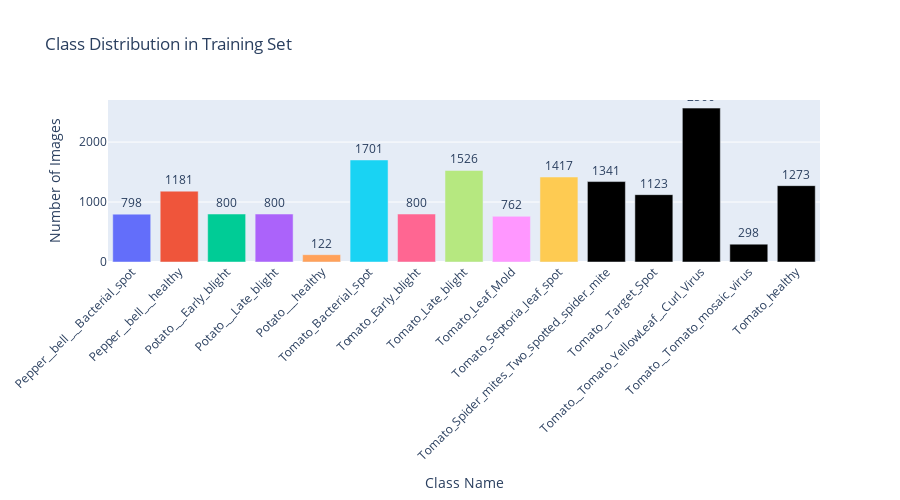

Notebook code for this chart:
### Code cell
# Plot Class Distribution
print("Generating class distribution plot...")
# Get class counts
# train_dataset.targets contains the class index for each sample in the dataset
if hasattr(train_dataset, 'targets') and train_dataset.targets:
    class_counts = collections.Counter(train_dataset.targets)
    
    # Prepare data for plotly bar chart
    # Sort by class index to ensure order matches class_names
    sorted_class_indices = sorted(class_counts.keys())
    
    names_for_plot = [class_names[i] for i in sorted_class_indices]
    counts_for_plot = [class_counts[i] for i in sorted_class_indices]

    dist_fig = go.Figure(go.Bar(
        x=names_for_plot,
        y=counts_for_plot,
        text=counts_for_plot,
        textposition='outside', # Show count values outside the bars
        marker_color=px.colors.qualitative.Plotly # Use a default Plotly color sequence
    ))
    dist_fig.update_layout(
        title_text='Class Distribution in Training Set',
        xaxis_title='Class Name',
        yaxis_title='Number of Images',
        xaxis_tickangle=-45,
        height=500,
        margin=dict(b=150) # Increase bottom margin if class names are long
    )
    dist_fig.show()
else:
    print("Could not plot class distribution: train_dataset.targets is empty or not available.")

### Figure 1 — Plotly figure (JSON) as saved in the notebook; plotly's stock layout.template omitted (floating-point values rounded to 4 significant figures)
{"data": [{"marker": {"color": ["#636EFA", "#EF553B", "#00CC96", "#AB63FA", "#FFA15A", "#19D3F3", "#FF6692", "#B6E880", "#FF97FF", "#FECB52"]}, "text": ["798", "1181", "800", "800", "122", "1701", "800", "1526", "762", "1417", "1341", "1123", "2566", "298", "1273"], "textposition": "outside", "type": "bar", "x": ["Pepper__bell___Bacterial_spot", "Pepper__bell___healthy", "Potato___Early_blight", "Potato___Late_blight", "Potato___healthy", "Tomato_Bacterial_spot", "Tomato_Early_blight", "Tomato_Late_blight", "Tomato_Leaf_Mold", "Tomato_Septoria_leaf_spot", "Tomato_Spider_mites_Two_spotted_spider_mite", "Tomato__Target_Spot", "Tomato__Tomato_YellowLeaf__Curl_Virus", "Tomato__Tomato_mosaic_virus", "Tomato_healthy"], "y": [798, 1181, 800, 800, 122, 1701, 800, 1526, 762, 1417, 1341, 1123, 2566, 298, 1273]}], "layout": {"height": 500, "margin": {"b": 150}, "title": {"text": "Class Distribution in Training Set"}, "xaxis": {"tickangle": -45, "title": {"text": "Class Name"}}, "yaxis": {"title": {"text": "Number of Images"}}}}
